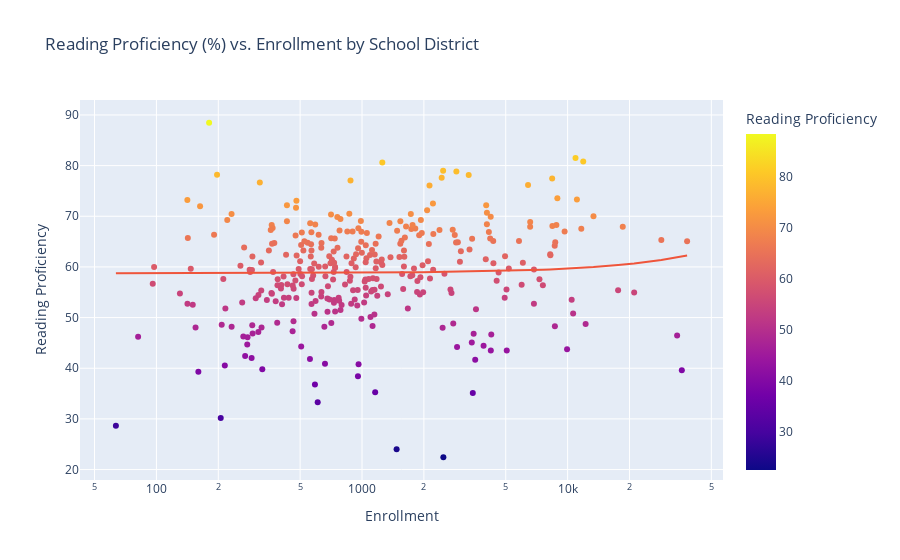

Notebook code cell kept with this figure:
### Code cell
fig = px.scatter(mned_df, x=mned_df["Enrollment"], y=mned_df["Reading Proficiency"], color=mned_df["Reading Proficiency"], hover_data=[mned_df["District"]], title="Reading Proficiency (%) vs. Enrollment by School District", log_x=True, trendline="ols")
fig.show()
plt.savefig("static/images/readProfvsEnrollment.png")

### Figure 1 — Plotly figure (JSON) as saved in the notebook; plotly's stock layout.template omitted (floating-point values rounded to 4 significant figures; data arrays with more than 128 entries replaced by an {"elided": "..."} marker saying what was removed)
{"data": [{"customdata": {"elided": "329x1 str values"}, "hovertemplate": "Enrollment=%{x}<br>Reading Proficiency=%{marker.color}<br>District=%{customdata[0]}<extra></extra>", "legendgroup": "", "marker": {"color": {"elided": "329 float values"}, "coloraxis": "coloraxis", "symbol": "circle"}, "mode": "markers", "name": "", "showlegend": false, "type": "scatter", "x": {"elided": "329 float values"}, "xaxis": "x", "y": {"elided": "329 float values"}, "yaxis": "y"}, {"hovertemplate": "<b>OLS trendline</b><br>Reading Proficiency = 9.19467e-05 * Enrollment + 58.7576<br>R<sup>2</sup>=0.001947<br><br>Enrollment=%{x}<br>Reading Proficiency=%{y} <b>(trend)</b><extra></extra>", "legendgroup": "", "marker": {"symbol": "circle"}, "mode": "lines", "name": "", "showlegend": false, "type": "scatter", "x": {"elided": "329 float values"}, "xaxis": "x", "y": {"elided": "329 float values"}, "yaxis": "y"}], "layout": {"coloraxis": {"colorbar": {"title": {"text": "Reading Proficiency"}}, "colorscale": [[0, "#0d0887"], [0.1111, "#46039f"], [0.2222, "#7201a8"], [0.3333, "#9c179e"], [0.4444, "#bd3786"], [0.5556, "#d8576b"], [0.6667, "#ed7953"], [0.7778, "#fb9f3a"], [0.8889, "#fdca26"], [1, "#f0f921"]]}, "legend": {"tracegroupgap": 0}, "title": {"text": "Reading Proficiency (%) vs. Enrollment by School District"}, "xaxis": {"anchor": "y", "domain": [0, 1], "title": {"text": "Enrollment"}, "type": "log"}, "yaxis": {"anchor": "x", "domain": [0, 1], "title": {"text": "Reading Proficiency"}}}}
